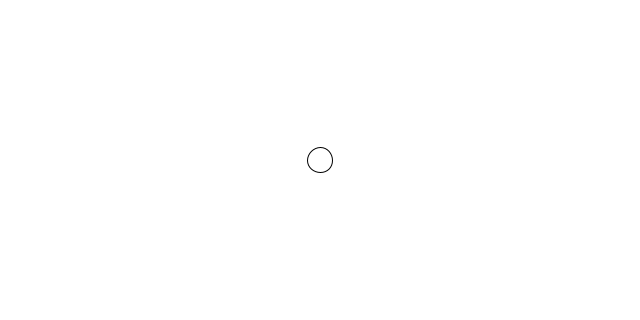
Frame 1 (no input)
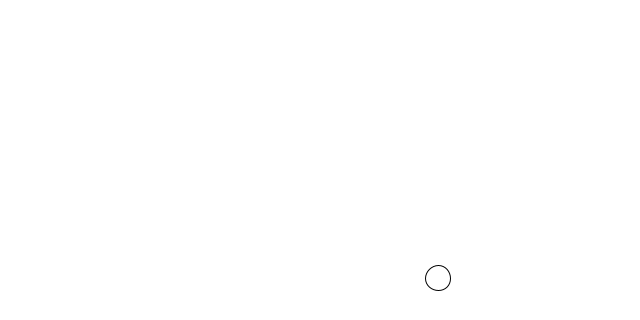
Frame 60 (the mouse pressed at the canvas centre just before this capture)
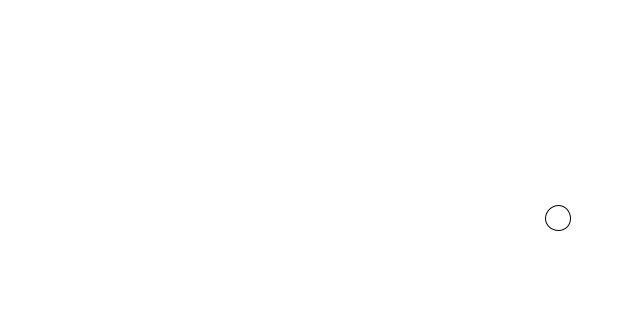
Frame 120 (the mouse held since frame 60 and released just before this capture)

The Processing sketch that drew these frames (run headless with seeded random() and noise(); from frame 60 on, the mouse is pressed at the canvas centre):

// Processing sketch: bouncingBall0
// ── bouncingBall0.pde
/*
*    Doug Brantner
*    Bouncing Ball Example
*    Processing 3/Java
*    9/12/18
*
*    Update - 10/12/18  - change variable names to match class
*						- update comments
*/  

/*
 * Global Variables
 * These can be seen by ALL functions
 */

// User-Editable Globals
// These make it easy for the programmer to change cool things
int diameter = 25;		// diameter of ball
int speedX = 2;			// speed in X direction
int speedY = 2;			// speed in Y direction

//  Other Globals:
//  These should not be touched by the user - they only have meaning inside the program.
int xBoundLeft, xBoundRight, yBoundTop, yBoundBottom; // virtual boundaries for correct bounce
int posX, posY;	// ball position X and Y

/*	Processing Built-In Methods
 *	setup() and draw() are both special methods in Processing
 *	The compiler looks for both of them, and each has a specific purpose
 */

void setup() {
  // The setup() method runs once at beginning  
  size(640, 320); // set window size
  
  posX = width / 2;  // start ball in center of screen
  posY = height / 2;
  
  xBoundRight = width - diameter/2;  // set boundaries
  yBoundBottom = height - diameter/2;
  xBoundLeft = yBoundTop = diameter/2;
  
  background(255);  // set background color
  
  println("Ready.");
}

void draw() {  
  // The draw() method runs continuously forever, until the program stops
  background(255);  // clear screen
  
  ellipse(posX, posY, diameter, diameter);  // draw ball

  update_position();
  check_bounds();
}

/*	SUPPORTING METHODS
 *	We make these up ourselves, and they only run when we call them.
 */

void update_position() {
  // Update the position of the ball, using its speed

  posX += speedX;  // same as posX = posX + speedX
  posY += speedY;
}

void check_bounds() {
  // check if ball hits any wall
  // then flip x/y direction if necessary
  // the direction is represented by the sign of the speed (+ or -)

  // check left/right walls
  if (posX <= xBoundLeft || posX >= xBoundRight) {
    speedX *= -1;	// same as "speedX = speedX * -1"
					// also same as "speedX = -speedX"
  }

  // check top/bottom walls 
  if (posY <= yBoundTop || posY >= yBoundBottom) {
    speedY *= -1;
  }
}
